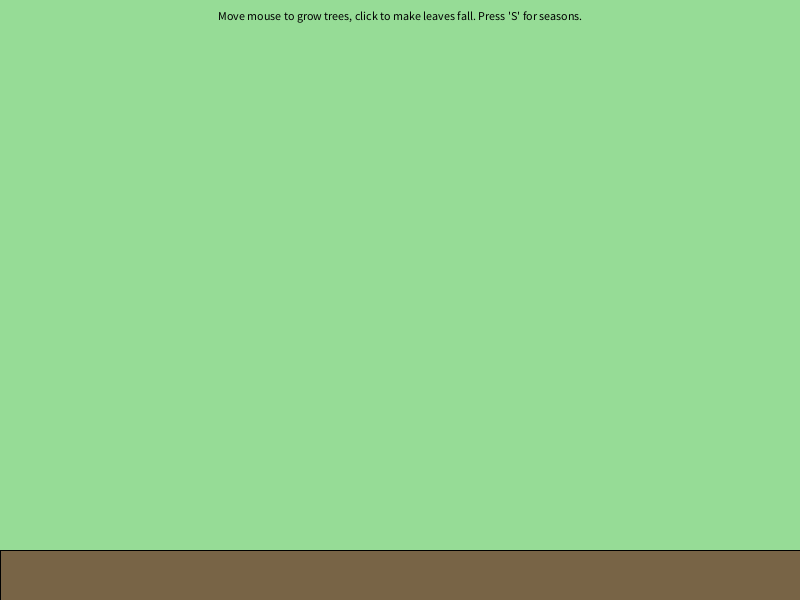
Frame 1 (no input)
Frame 60 (the mouse pressed at the canvas centre just before this capture): identical to frame 1, image omitted
Frame 120 (the mouse held since frame 60 and released just before this capture): identical to frame 1, image omitted

The Processing sketch that drew this single still picture (run headless with seeded random() and noise(); from frame 60 on, the mouse is pressed at the canvas centre):

// Processing sketch: Real_Art_1
// ── Real_Art_1.pde
ArrayList<Leaf> leaves = new ArrayList<Leaf>();
ArrayList<Tree> trees = new ArrayList<Tree>();

boolean isAutumn = false; // Toggle for seasonal colors

void setup() {
  size(800, 600);
}

void draw() {
  // Background color changes with seasons
  background(isAutumn ? color(255, 200, 100) : color(150, 220, 150));
  
  // Draw ground
  fill(120, 100, 70);
  rect(0, height - 50, width, 50);
  
  // Draw all trees
  for (Tree tree : trees) {
    tree.display();
  }
  
  // Update and draw leaves
  for (int i = leaves.size() - 1; i >= 0; i--) {
    Leaf leaf = leaves.get(i);
    leaf.update();
    leaf.display();
    if (leaf.offScreen()) {
      leaves.remove(i);
    }
  }
  
  // Instructions
  fill(0);
  textAlign(CENTER);
  text("Move mouse to grow trees, click to make leaves fall. Press 'S' for seasons.", width / 2, 20);
}

// Add trees when mouse moves
void mouseMoved() {
  if (frameCount % 5 == 0) {
    trees.add(new Tree(mouseX, height - 100, random(30, 50)));
  }
}

// Add leaves to fall on click
void mousePressed() {
  for (Tree tree : trees) {
    tree.releaseLeaves();
  }
}

// Toggle seasons with 'S'
void keyPressed() {
  if (key == 'S' || key == 's') {
    isAutumn = !isAutumn;
  }
}

// Tree class
class Tree {
  float x, y, size;

  Tree(float x, float y, float size) {
    this.x = x;
    this.y = y;
    this.size = size;
  }

  void display() {
    // Draw trunk
    fill(120, 100, 70);
    rect(x - size / 10, y, size / 5, -size);

    // Draw leaves
    fill(isAutumn ? color(255, 150, 50) : color(50, 200, 50));
    ellipse(x, y - size, size, size);
  }

  void releaseLeaves() {
    for (int i = 0; i < 5; i++) {
      leaves.add(new Leaf(x + random(-size / 2, size / 2), y - size));
    }
  }
}

// Leaf class
class Leaf {
  float x, y, size, speed;
  color c;

  Leaf(float x, float y) {
    this.x = x;
    this.y = y;
    this.size = random(5, 10);
    this.speed = random(1, 3);
    this.c = isAutumn ? color(255, 150, 50) : color(50, 200, 50);
  }

  void update() {
    y += speed; // Fall down
  }

  void display() {
    fill(c);
    noStroke();
    ellipse(x, y, size, size);
  }

  boolean offScreen() {
    return y > height;
  }
}
